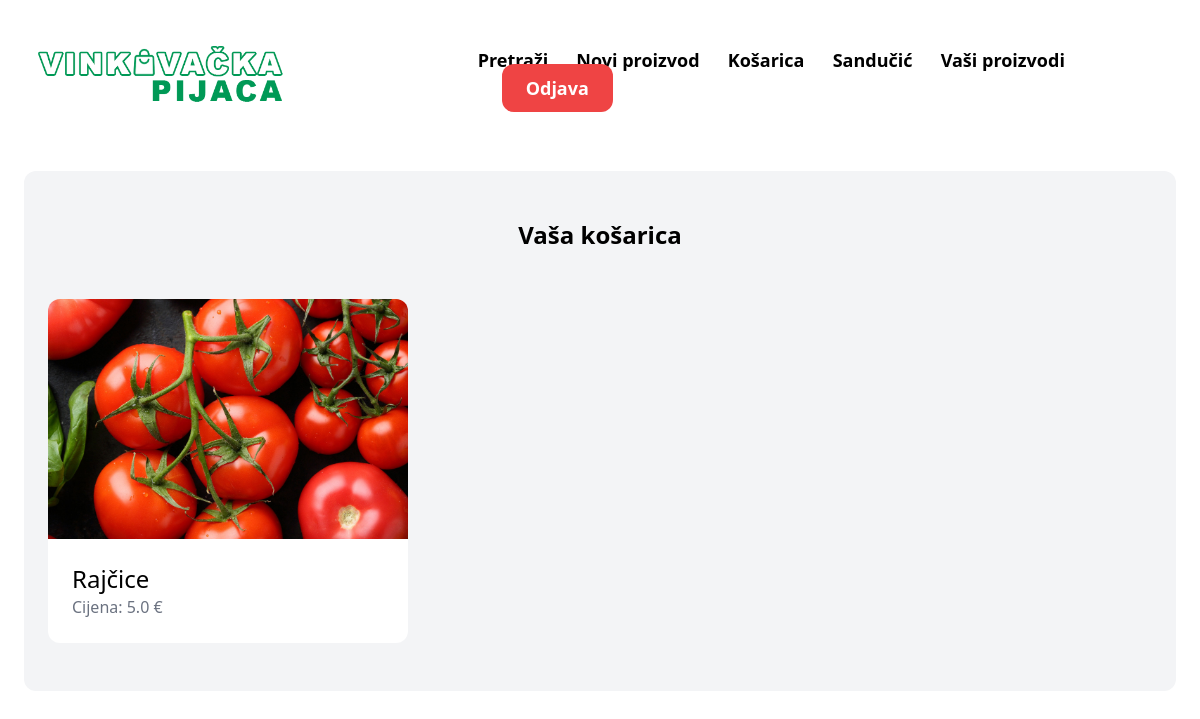
The page /wishlist/index/ (signed in) on the database its author committed.
### item/models.py (models this page shows, shortened)
class Item(models.Model):
    category = models.ForeignKey(Category, related_name='items', on_delete=models.CASCADE)
    title = models.CharField(max_length=255)
    description = models.TextField(blank=True, null=True)
    price = models.FloatField()
    image = models.ImageField(upload_to='item_images', blank=True, null=True)
    created_at = models.DateTimeField(auto_now_add=True)
    created_by = models.ForeignKey(User, related_name='items', on_delete=models.CASCADE)

### wishlist/views.py (the view)
# urls.py: path('', views.index, name='index')
@login_required
def index(request):
    likes = Like.objects.filter(user=request.user)
    liked_posts = []
    for like in likes:
        liked_posts.append(like.item)
    context = {
       'liked_posts': liked_posts
    }
    return render(request, 'wishlist/index.html', context)

### wishlist/templates/wishlist/index.html (shortened to what this page needs)
{% extends 'home/base.html' %}
{% block content %}
    <div class="mt-6 px-6 py-12 bg-gray-100 rounded-xl">
        <h2 class="mb-12 text-2xl text-center"><strong>Vaša košarica</strong></h2>
        <div class="grid grid-cols-3 gap-3">
            {% if liked_posts %}
                {% for item in liked_posts %}
                    <div class="hover:scale-105 ease-in-out duration-300">
                        <a href="{% url 'item:detail' item.id %}">
                            <div>
                                <img src="{{ item.image.url }}" class="rounded-t-xl">
                            </div>
                            <div class="p-6 bg-white rounded-b-xl">
                                <h2 class="text-2xl">{{ item.title }}</h2>
                                <p class="text-gray-500">Cijena: {{ item.price }} €</p>
                            </div>
                        </a>
                    </div>
                {% empty %}
                    <h1 style="position: absolute; top: 33.5%; left: 50%; transform: translate(-50%, -50%); text-align: center;">Vaša košarica je <a href="{% url 'item:items' %}" class="hover:text-green-700">prazna!</a></h1>
                {% endfor %}
            {% else %}
                <h1 style="position: absolute; top: 33.5%; left: 50%; transform: translate(-50%, -50%); text-align: center;">Vaša košarica je <a href="{% url 'item:items' %}" class="hover:text-green-700">prazna!</a></h1>
            {% endif %}
        </div>
    </div>
{% endblock %}

### rows shown on the page
Item: image (picture), title "Rajčice", price "5.0"
